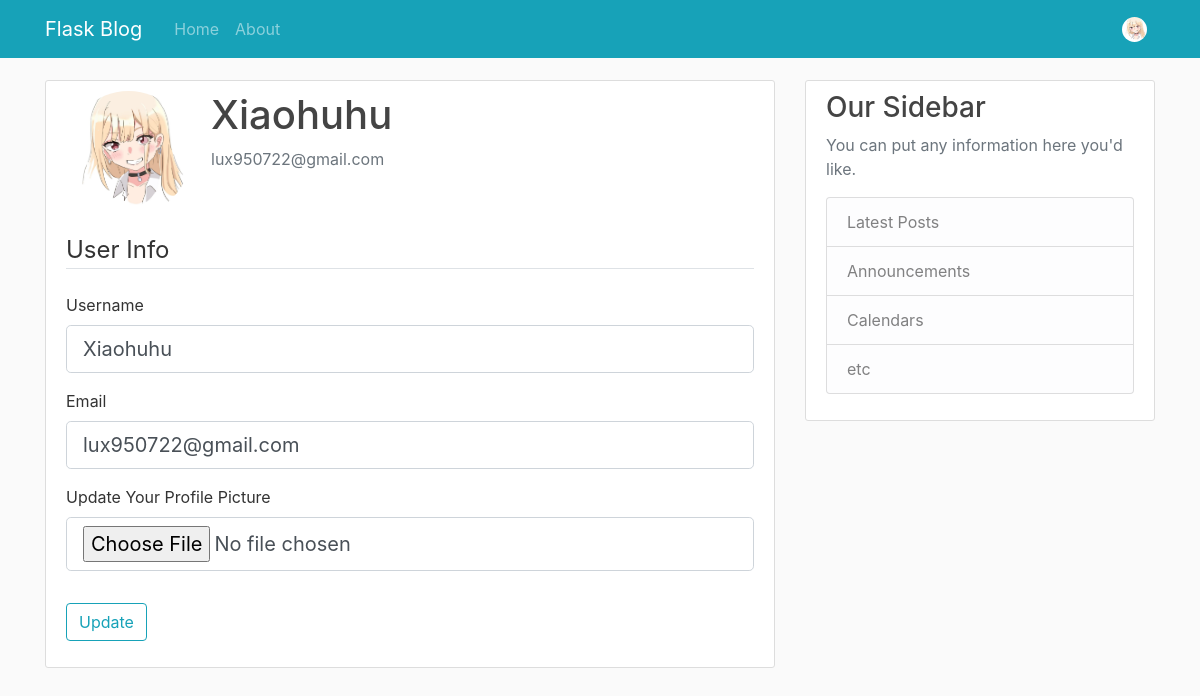
The page /account (signed in) on the database its author committed.
### flaskblog/models.py (models this page shows, shortened)
class User(db.Model, UserMixin):
    id = db.Column(db.Integer, primary_key=True)
    username = db.Column(db.String(20), unique=True, nullable=False)
    email = db.Column(db.String(120), unique=True, nullable=False)
    image_file = db.Column(db.String(20), nullable=False, default='default.png')
    password = db.Column(db.String(60), nullable=False)
    posts = db.relationship('Post', backref='author', lazy=True)

### flaskblog/users/routes.py (the view)
@users.route('/account', methods=['GET', 'POST'])
@login_required
def account():
    form = UpdateAccountForm()
    if form.validate_on_submit():
        if form.picture.data:
            pic_fn = save_picture(form.picture.data)
            current_user.image_file = pic_fn
        current_user.username = form.username.data
        current_user.email = form.email.data
        db.session.commit()
    elif request.method == 'GET':
        form.username.data = current_user.username
        form.email.data = current_user.email
    user_profile_img_fn = 'profile_img/' + str(current_user.id) + '/' + current_user.image_file
    if current_user.image_file == "default.png":
        user_profile_img_fn = 'profile_img/' + 'default.png'
    print(user_profile_img_fn)
    img = url_for('static', filename=user_profile_img_fn)
    print(img)
    return render_template('account.html', title="Account", image_file=img, form=form)

### flaskblog/users/forms.py (shortened to what this page needs)
class UpdateAccountForm(FlaskForm):
    username = StringField('Username',
                            validators=[DataRequired(), Length(min=2, max=20)])
    email = StringField('Email',
                        validators=[DataRequired(), Email()])
    picture = FileField('Update Your Profile Picture', validators=[FileAllowed(['jpg', 'png'])])
    submit = SubmitField('Update')

### flaskblog/models.py (called while the page is built)
@login_manager.user_loader
def load_user(user_id):
    return User.query.get(int(user_id))

### flaskblog/templates/account.html (shortened to what this page needs)
{% extends "template.html" %}
{% block content %}
    <div class="content-section">
        <div class="media">
            <img class="rounded-circle account-img" src="{{image_file}}">
            <div class="media-body">
                <h2 class="account-heading">{{current_user.username}}</h2>
                <p class="text-secondary">{{current_user.email}}</p>
            </div>
        </div>
        <form method="POST" action="", enctype="multipart/form-data">
            <fieldset class="form-group">
                <legend class="border-bottom mb-4"> User Info</legend>
                <div class = "form-group">
                    {{form.username.label(class="form-control-label")}}
                    {% if form.username.errors %}
                        {{ form.username(class="form-control form-control-lg is-invalid")}}
                        <div class="invalid-feedback">
                            {% for error in form.username.errors%}
                                <span> {{ error }}</span>
                            {% endfor %}
                        </div>
                    {% else %}
                        {{form.username(class="form-control form-control-lg")}}
                    {% endif %}
                </div>
                <div class = "form-group">
                    {{form.email.label(class="form-control-label")}}
                    {% if form.email.errors %}
                    {{ form.email(class="form-control form-control-lg is-invalid")}}
                    <div class="invalid-feedback">
                        {% for error in form.email.errors%}
                            <span> {{ error }}</span>
                        {% endfor %}
                    </div>
                    {% else %}
                        {{form.email(class="form-control form-control-lg")}}
                    {% endif %}
                </div>
            <div class = "form-group">
                {{form.picture.label(class="form-control-label")}}
                {{form.picture(class="form-control form-control-lg")}}
            </div>
            </fieldset>
            <div class= "form-group">
                {{form.submit(class="btn btn-outline-info")}}
            </div>
        </form>
    </div>
{% endblock content %}

### flaskblog/templates/template.html (shortened to what this page needs)
<!DOCTYPE html>
<html>
    <head>
        <link rel="stylesheet" href="https://maxcdn.bootstrapcdn.com/bootstrap/4.0.0/css/bootstrap.min.css">
        <link rel="stylesheet" type="text/css" href="{{ url_for('static', filename='main.css') }}">
    </head>
    <body>
            <nav class="navbar navbar-expand-md navbar-dark bg-info fixed-top">
              <div class="container">
                <a class="navbar-brand mr-4" href="/">Flask Blog</a>
                <div class="collapse navbar-collapse" id="navbarToggle">
                  <div class="navbar-nav mr-auto">
                    <a class="nav-item nav-link" href="{{url_for('main.home')}}">Home</a>
                    <a class="nav-item nav-link" href="{{url_for('main.about')}}">About</a>
                  </div>
                  <div class="navbar-nav">
                    {% if current_user.is_authenticated %}
                      <li class="nav-item dropdown nav-user">
                        <a class="nav-link nav-user-img " href="#" data-toggle="dropdown" aria-haspopup="true" aria-expanded="false" id="Userdropdownmenu">
                          {% if current_user.image_file != 'default.png' %}
                            <img class="rounded-circle" src="{{url_for('static', filename='profile_img/' + current_user.id|string + '/' + current_user.image_file)}}" height="25"  width="25" alt="Avatar">
                          {% else %}
                            <img class="rounded-circle" src="{{'static\\profile_img\\default.png'}}" height="25" alt="Avatar">
                          {% endif %}
                        </a>
                      </li>
                    {% else %}
                      <a class="nav-item nav-link" href="{{url_for('users.login')}}">Login</a>
                      <a class="nav-item nav-link" href="{{url_for('users.register')}}">Register</a>
                    {% endif %}
                  </div>
                </div>
              </div>
            </nav>
        <main role="main" class="container">
            <div class="row">
                <div class="col-md-8">
                    {% block content %}{% endblock %}
                </div>
                <div class="col-md-4">
                  <div class="content-section">
                    <h3>Our Sidebar</h3>
                    <p class='text-muted'>You can put any information here you'd like.
                      <ul class="list-group">
                        <li class="list-group-item list-group-item-light">Latest Posts</li>
                        <li class="list-group-item list-group-item-light">Announcements</li>
                        <li class="list-group-item list-group-item-light">Calendars</li>
                        <li class="list-group-item list-group-item-light">etc</li>
                      </ul>
                    </p>
                  </div>
                </div>
            </div>
        </main>
    </body>
</html>

### flaskblog/static/main.css (style rules this page uses)
body { background: #fafafa; color: #333333; margin-top: 5rem; }
h1, h2, h3, h4, h5, h6 { color: #444444; }
.content-section { background: #ffffff; padding: 10px 20px; border: 1px solid #dddddd; border-radius: 3px; margin-bottom: 20px; }
.account-img { height: 125px; width: 125px; margin-right: 20px; margin-bottom: 16px; }
.account-heading { font-size: 2.5rem; }

### rows shown on the page
User: id+image_file (picture), username "Xiaohuhu", email "lux950722@gmail.com"
